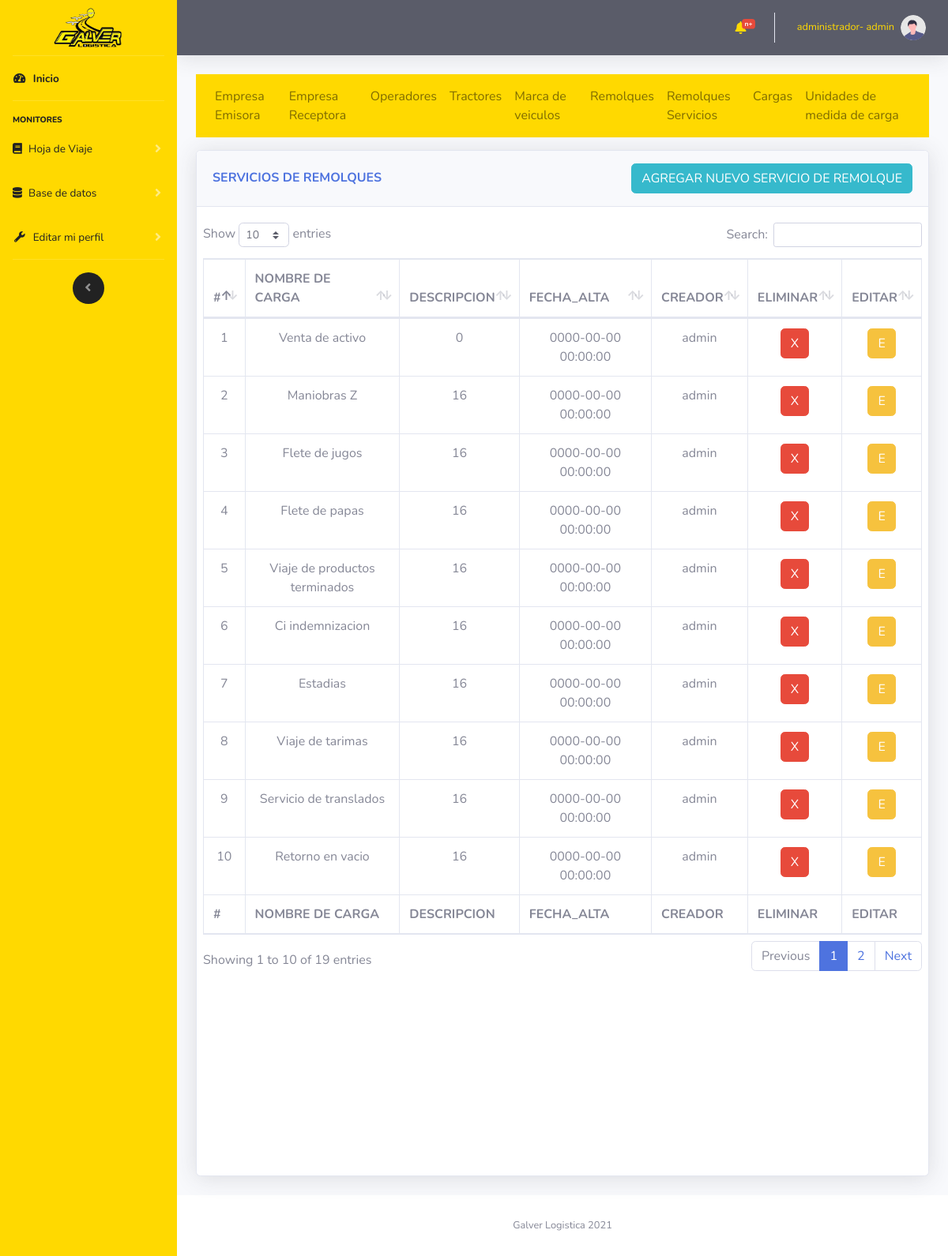
/vistas/remolques_servicios.php (signed in), run on an earlier commit of the app's database.
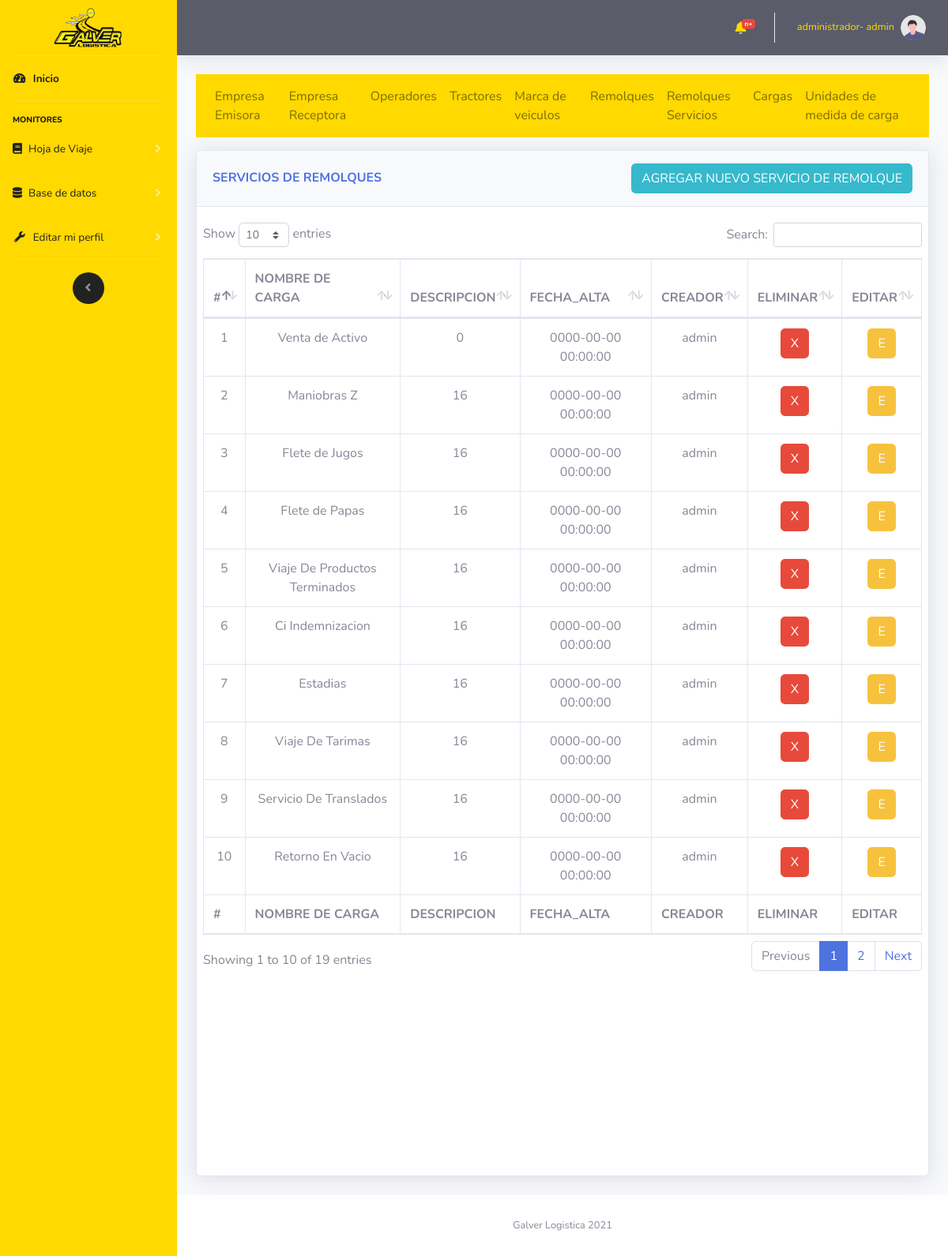
And on a later commit of the database.
### tables this page shows
CREATE TABLE `remolque_carga` (
  `remolqueCargaId` int(11) NOT NULL,
  `remolqueCargaServicio` varchar(500) NOT NULL,
  `remolqueCargaImpuesto` decimal(10,0) NOT NULL,
  `usuarioId` int(11) NOT NULL,
  `remolqueCargaFechaCreacion` datetime NOT NULL
);

CREATE TABLE `usuario` (
  `usuarioId` int(11) NOT NULL,
  `usuarioNombre` varchar(30) NOT NULL,
  `usuarioPassword` varchar(20) NOT NULL,
  `usuarioTipoId` int(11) NOT NULL,
  `usuarioCreacion` datetime NOT NULL
);

### controlador/modulos/selects.php (called while the page is built, shortened)
<?php
    function muestraRemolqueCarga($mysqli)
    {
        $result = $mysqli->query("SELECT * FROM `remolque_carga` INNER JOIN usuario ON usuario.usuarioId= remolque_carga.usuarioId");
        return $result;
    }
?>

### vistas/remolques_servicios.php (the view, shortened to what this page needs)
<?php
    include "../import/componentes/head.php";
    include "../import/componentes/navbarLateral.php";
    include "../import/componentes/navbarHorizontal.php";
?>
<?php
    include "../controlador/coneccion/config.php";
    include "../controlador/modulos/selects.php";
?>
<div class="container-fluid">
    <?php
        include "../import/componentes/nav1.php";
    ?>
    <div class="row">
            <div class="col-12">
                <div class="card shadow mb-4 card_hdv">
                    <div class="card-header py-3 d-flex flex-row align-items-center justify-content-between">
                        <h6 class="m-0 font-weight-bold text-primary">SERVICIOS DE REMOLQUES</h6>
                        <button type="button" class="btn btn-info  d-none d-md-block" data-toggle="modal"
                            data-target="#INSERT">AGREGAR NUEVO SERVICIO DE REMOLQUE</button>
                    </div>
                    <div class="card-body">
                        <div class="chart-area ">
                            <div class="row">
                                <div class="table-responsive cardScroll">
                                    <table class="table table-bordered" id="dataTable" width="100%" cellspacing="0">
                                        <thead>
                                            <tr>
                                                <th scope="col">#</th>
                                                <th scope="col">NOMBRE DE CARGA</th>
                                                <th scope="col">DESCRIPCION</th>
                                                <th scope="col">FECHA_ALTA</th>
                                                <th scope="col">CREADOR</th>
                                                <th scope="col">ELIMINAR</th>
                                                <th scope="col">EDITAR</th>
                                            </tr>
                                        </thead>
                                        <tfoot>
                                            <tr>
                                                <th scope="col">#</th>
                                                <th scope="col">NOMBRE DE CARGA</th>
                                                <th scope="col">DESCRIPCION</th>
                                                <th scope="col">FECHA_ALTA</th>
                                                <th scope="col">CREADOR</th>
                                                <th scope="col">ELIMINAR</th>
                                                <th scope="col">EDITAR</th>
                                            </tr>
                                        </tfoot>
                                        <tbody class=" text-center">
                                            <?php
                                        $datos=muestraRemolqueCarga($mysqli);
                                        while ($filas =$datos->fetch_assoc()) {
                                            echo
                                            "<tr>".
                                            "<td>".$filas["remolqueCargaId"]."</td>".
                                            "<td>".$filas["remolqueCargaServicio"]."</td>".
                                            "<td>".$filas["remolqueCargaImpuesto"]."</td>".
                                            "<td>".$filas["remolqueCargaFechaCreacion"]."</td>".
                                            "<td>".$filas["usuarioNombre"]."</td>".
                                            "<td><button type='button' class='btn btn-danger' onclick='eliminarRemolque(".$filas["remolqueCargaId"].")')>X</button></td>".
                                            "<td><button type='button' class='btn btn-warning' data-toggle='modal'
                                            data-target='#UPDATE' onclick='editarPaso1Id(".$filas["remolqueCargaId"].")'>E</button></td>".
                                            "</tr>";
                                        }
                                        ?>
                                        </tbody>
                                    </table>
                                </div>
                            </div>
                        </div>
                    </div>
                </div>
            </div>
    </div>
    <?php
        include "../import/componentes/footer.php";
        include "../import/componentes/js/main.php";
    ?>

What changed in the data, as far as the page shows it:
changed remolque_carga id 1: remolqueCargaServicio "Venta de activo" → "Venta de Activo"
changed remolque_carga id 3: remolqueCargaServicio "Flete de jugos" → "Flete de Jugos"
changed remolque_carga id 4: remolqueCargaServicio "Flete de papas" → "Flete de Papas"
changed remolque_carga id 5: remolqueCargaServicio "Viaje de productos terminados" → "Viaje De Productos Terminados"
changed remolque_carga id 6: remolqueCargaServicio "Ci indemnizacion" → "Ci Indemnizacion"
changed remolque_carga id 8: remolqueCargaServicio "Viaje de tarimas" → "Viaje De Tarimas"
changed remolque_carga id 9: remolqueCargaServicio "Servicio de translados" → "Servicio De Translados"
changed remolque_carga id 10: remolqueCargaServicio "Retorno en vacio" → "Retorno En Vacio"
